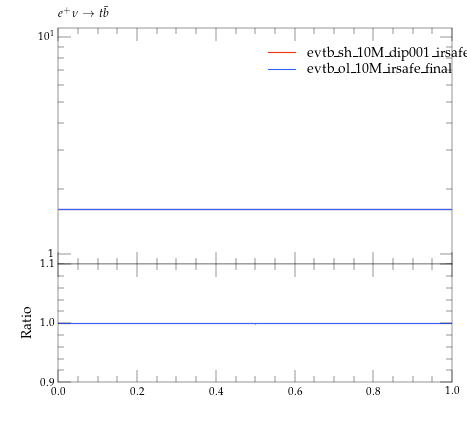

Recreate this plot in Python.
#! /usr/bin/env python

# This Python script was auto-generated using YODA v2.0.0.
# Analysis object: /evtb/incCutEt
# Timestamp: 16-04-2024 (14:02:27)

import matplotlib as mpl
import matplotlib.pyplot as plt
mpl.use('Agg') # comment out for interactive use
import os
import numpy as np

plotDir = os.path.split(os.path.realpath(__file__))[0]
if 'YODA_USER_PLOT_PATH' in globals():
    plot_outdir = globals()['YODA_USER_PLOT_PATH']
else:
    plot_outdir = plotDir

#plot style
plt.style.use(os.path.join(plotDir, '../default.mplstyle'))
# plot metadata
figW, figH = plt.rcParams['figure.figsize']
ax_xLabel = r''
ax_yLabel = r''
ax_title  = r'$e^+ \nu \to t \bar b$'
ax_xScale = 'linear'
ax_yScale = 'log'
xLims = (0.0, 1.0)
yLims = (0.9, 11.0)

# TeX-friendly labels for the legend
labels = [ r"evtb\_sh\_10M\_dip001\_irsafe\_final", r"evtb\_ol\_10M\_irsafe\_final" ]

# Create figure and axis objects
fig, (ax, ratio0_ax) = plt.subplots(2, 1, sharex=True,
                  figsize=(figW,figH), gridspec_kw={'height_ratios': (2, 1)})
ratio0_ax.yaxis.set_major_locator(mpl.ticker.MultipleLocator(0.1))
ratio0_ax.set_ylim(0.9, 1.1)
ratio0_ax.set_ylabel('Ratio')

# LineColor map: curve index -> color
linecolors = {0: '#EE3311', 1: '#3366FF'}
# the numerical data is stored in a separate file
dataf = dict()
prefix = os.path.split(__file__)[0]
if prefix:    prefix = prefix + '/'
exec(open(prefix+'incCutEt__data.py').read(), dataf)


legend_handles = [] # keep track of handles for the legend

# style options for curves
# starts at zorder>=5 to draw curve on top of legend
styles = {
  'curve0': {
    'color' : linecolors[0],
    'linestyle' : '-',
    'marker' : 'o',
    'zorder' : 5,
    'histstyle' : True,
  },
  'curve1': {
    'color' : linecolors[1],
    'linestyle' : '-',
    'marker' : 'o',
    'zorder' : 6,
    'histstyle' : True,
  },
}
# curve from input yoda files in main panel
for label in dataf['yvals'].keys():
    if all(np.isnan(v) for v in dataf['yvals'][label]):
        continue
    tmp = None
    if styles[label]['histstyle']: # draw as histogram
        tmp, = ax.plot(dataf['xedges'], dataf['yedges'][label],
                       color=styles[label]['color'],
                       linestyle=styles[label]['linestyle'],
                       drawstyle='steps-pre', solid_joinstyle='miter',
                       zorder=styles[label]['zorder'], label=label)
        ax.errorbar(dataf['xpoints'], dataf['yvals'][label], color=styles[label]['color'],
                    xerr=dataf['xerrs'], yerr=[dataf['ydowns'][label], dataf['yups'][label]],
                    linestyle='none', zorder=styles[label]['zorder'])
    else: # draw as scatter
        tmp = ax.errorbar(dataf['xpoints'], dataf['yvals'][label],
                          xerr=dataf['xerrs'],
                          yerr=[ dataf['ydowns'][label],
                          dataf['yups'][label] ],
                          fmt=styles[label]['marker'],
                          ecolor=styles[label]['color'],
                          color=styles[label]['color'], zorder=2)
        tmp[-1][0].set_linestyle(styles[label]['linestyle'])
    legend_handles += [tmp]
    for varLabel in dataf['variation_yvals'].keys():
        if varLabel.startswith(label):
            tmp, = ax.plot(dataf['xedges'], dataf['variation_yvals'][varLabel],
                           color=styles[label]['color'],
                           linestyle=styles[label]['linestyle'],
                           drawstyle='steps-pre', solid_joinstyle='miter',
                           zorder=styles[label]['zorder'], alpha=0.5)


# plots on ratio panel
# curve from input yoda files in ratio panel
for label, yvals in dataf['ratio0_yvals'].items():
    if all(np.isnan(v) for v in yvals):
        continue
    if styles[label]['histstyle']: # plot as histogram
        ratio0_ax.plot(dataf['xedges'], yvals,
                       color=styles[label]['color'],
                       linestyle=styles[label]['linestyle'],
                       drawstyle='steps-pre', zorder=1,
                       solid_joinstyle='miter')
        ratio0_ax.vlines(dataf['xpoints'],
                         dataf['ratio0_ymin'][label],
                         dataf['ratio0_ymax'][label],
                         color=styles[label]['color'], zorder=1)
    else: # plot as scatter
        tmp = ratio0_ax.errorbar(dataf['xpoints'],
                                 yvals, xerr=dataf['xerrs'],
                                 yerr=dataf['ratio0_yerrs'][label],
                                 fmt=styles[label]['marker'],
                                 ecolor=styles[label]['color'],
                                 color=styles[label]['color'])
        tmp[-1][0].set_linestyle(styles[label]['linestyle'])

    for varlabel in dataf['ratio0_variation_vals'].keys():
        if varlabel.startswith(label):
            ratio0_ax.plot(dataf['xedges'],
                            dataf['ratio0_variation_vals'][varlabel],
                            color=styles[label]['color'],
                            linestyle=styles[label]['linestyle'],
                            drawstyle='steps-pre', solid_joinstyle='miter',
                            zorder=1, alpha=0.5)

legend_pos = (0.5, 0.97)
ax.legend(legend_handles, labels, loc='upper left', bbox_to_anchor=legend_pos)

# set plot metadata as defined above
ratio0_ax.set_xlabel(ax_xLabel)
ratio0_ax.xaxis.set_label_coords(1., -.15)
ax.set_ylabel(ax_yLabel, loc='top')
ax.set_title(ax_title, loc='left')
ax.set_xscale(ax_xScale)
ax.set_yscale(ax_yScale)
ax.set_xlim(xLims)
ax.set_ylim(yLims)

# tick formatting
plt.rcParams['xtick.top'] = True
plt.rcParams['ytick.right'] = True
ax.yaxis.set_major_locator(mpl.ticker.LogLocator(base=10.0, numticks=np.inf))
ax.yaxis.set_minor_locator(mpl.ticker.LogLocator(
                           base=10.0, subs=np.arange(0.1, 1, 0.1), numticks=np.inf))
fig.align_ylabels((ax, ratio0_ax))
plt.savefig(os.path.join(plot_outdir, 'incCutEt.pdf'), format='PDF')
plt.savefig(os.path.join(plot_outdir, 'incCutEt.png'), format='PNG')

plt.close(fig)
